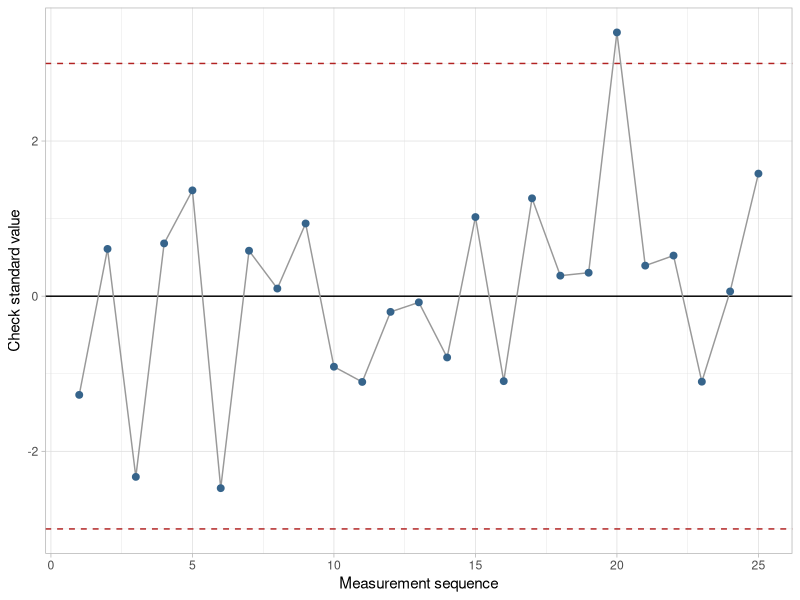
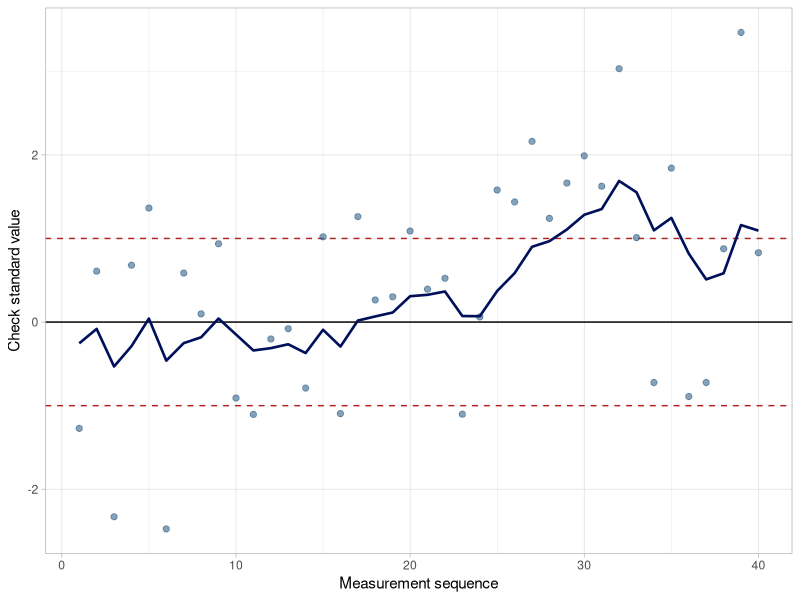

Reproduce these figures in R, in order.
## ---- chunk 1
#| code-fold: true
#| label: fig-mpc-shewhart-depiction
#| fig-cap: "Illustrative Shewhart control chart for a check standard: measurements are within the control limits except for one point that exceeds the upper control limit"
#| message: false
library(tidyverse)

set.seed(20240617)
n_mpc221 <- 25
accepted_value_mpc221 <- 0
s_mpc221 <- 1
k_mpc221 <- 3

shewhart_demo_mpc221 <- tibble(
  time = seq_len(n_mpc221),
  y = rnorm(n_mpc221, mean = accepted_value_mpc221, sd = s_mpc221)
) |>
  mutate(y = if_else(time == 20, k_mpc221 * s_mpc221 + 0.4, y))

ggplot(shewhart_demo_mpc221, aes(time, y)) +
  geom_hline(yintercept = accepted_value_mpc221, color = "black") +
  geom_hline(yintercept = c(-k_mpc221, k_mpc221) * s_mpc221, color = "firebrick", linetype = "dashed") +
  geom_line(color = "grey60") +
  geom_point(color = "steelblue4", size = 2) +
  labs(x = "Measurement sequence", y = "Check standard value") +
  theme_light()
## ---- chunk 2
#| code-fold: true
#| label: fig-mpc-ewma-depiction
#| fig-cap: "Illustrative EWMA control chart: the EWMA statistic (line) tracks a gradual drift in the raw check standard measurements (points) and approaches the upper control limit"
#| message: false
library(tidyverse)

set.seed(20240617)
n_mpc2211 <- 40
lambda_mpc2211 <- 0.2
k_mpc2211 <- 3
target_mpc2211 <- 0
s_mpc2211 <- 1

ewma_raw_mpc2211 <- c(
  rnorm(25, mean = target_mpc2211, sd = s_mpc2211),
  rnorm(15, mean = 1.4, sd = s_mpc2211)
)

ewma_stat_mpc2211 <- accumulate(ewma_raw_mpc2211, ~ lambda_mpc2211 * .y + (1 - lambda_mpc2211) * .x, .init = target_mpc2211)[-1]

ewma_limit_mpc2211 <- k_mpc2211 * s_mpc2211 * sqrt(lambda_mpc2211 / (2 - lambda_mpc2211))

ewma_demo_mpc2211 <- tibble(
  time = seq_len(n_mpc2211),
  y = ewma_raw_mpc2211,
  ewma = ewma_stat_mpc2211
)

ggplot(ewma_demo_mpc2211, aes(time)) +
  geom_hline(yintercept = target_mpc2211, color = "black") +
  geom_hline(yintercept = c(-ewma_limit_mpc2211, ewma_limit_mpc2211), color = "firebrick", linetype = "dashed") +
  geom_point(aes(y = y), color = "steelblue4", alpha = 0.6, size = 1.8) +
  geom_line(aes(y = ewma), color = "#00105A", linewidth = 0.9) +
  labs(x = "Measurement sequence", y = "Check standard value") +
  theme_light()
